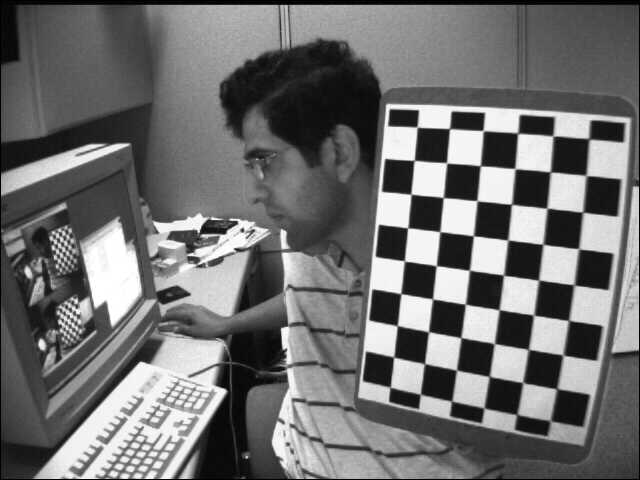
#> input picture Chapter 10/ch 10-02/calibration/left06.jpg, 640 x 480 px, found by its file name
$ jupyter execute notebook.ipynb
#> lines starting #> are read from the running program, lines starting #| are printed output that depends on the picture
[cell 1]
import cv2 as cv
import numpy as np
import matplotlib.pyplot as plt

img = cv.imread('left06.jpg', cv.IMREAD_GRAYSCALE)
#> img is the input picture: shape (480, 640); min 0, max 255, mean 111.6

camera = np.load('camera.npz')
#> (reads Chapter 10/ch 10-06/camera.npz from the repository)

mtx = camera['mtx']
dist = camera['dist']

ret, corners = cv.findChessboardCorners(img, (7,6), None)
#> ret = True; corners = 42 rows, first 8: [393.4, 357.4], [397.1, 325.6], [400.9, 293.6], [404.5, 261], [407.6, 227.9], [411.1, 194.4], [414.3, 160.3], [425.3, 364.2]

criteria = (cv.TERM_CRITERIA_EPS + cv.TERM_CRITERIA_MAX_ITER, 30, 0.001)
corners = cv.cornerSubPix(img, corners, (11,11), (-1,-1), criteria)
#> corners = 42 rows, first 8: [393.7, 357], [397.3, 325.6], [400.8, 293.6], [404.4, 261], [407.7, 227.8], [410.9, 194.2], [414.1, 160.4], [424.5, 363.6]

chess_points = np.zeros((6*7,3), np.float32)
chess_points[:,:2] = np.mgrid[0:7,0:6].T.reshape(-1,2)

ret, rvecs, tvecs = cv.solvePnP(chess_points, corners, mtx, dist)
#> rvecs = [-0.3, 0.392, -1.43]; tvecs = [1.6, 3.81, 16.12]

[cell 2]
axis_points = np.float32([[0,0,0], [0,3,0], [3,3,0], [3,0,0], [0,0,-3],[0,3,-3],[3,3,-3],[3,0,-3] ])

imgpoints, _ = cv.projectPoints(axis_points, rvecs, tvecs, mtx, dist)
#> imgpoints = [[393.7, 357], [489.3, 376.4], [503.7, 275.1], [404.3, 260.9], [353.1, 385.2], [466.5, 411.6], [484.3, 289.4], [364.6, 270.9]]

imgpoints = np.int32(imgpoints).reshape(-1,2)
#> imgpoints = [[393, 357], [489, 376], [503, 275], [404, 260], [353, 385], [466, 411], [484, 289], [364, 270]]

res = img.copy()
res = cv.cvtColor(res, cv.COLOR_GRAY2BGR)
res = cv.drawContours(res, [imgpoints[0:4]], -1, (0,255,0), -3)
res = cv.line(res, imgpoints[0], imgpoints[4], (255,0,0), 5)
res = cv.line(res, imgpoints[1], imgpoints[5], (255,0,0), 5)
res = cv.line(res, imgpoints[2], imgpoints[6], (255,0,0), 5)
res = cv.line(res, imgpoints[3], imgpoints[7], (255,0,0), 5)
res = cv.drawContours(res, [imgpoints[4:]], -1, (0,0,255), -3)
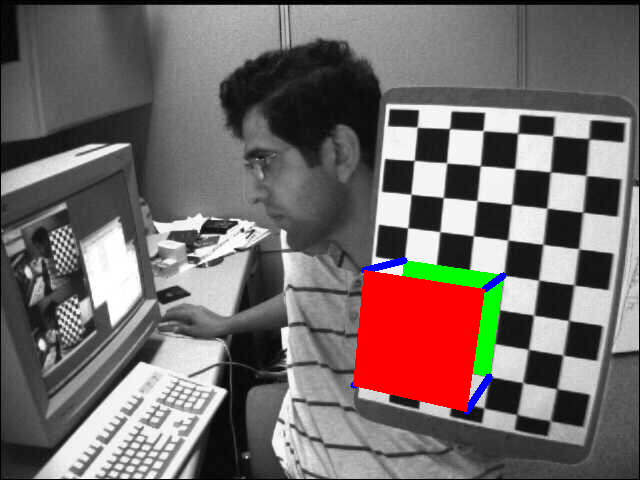
#> res: shape (480, 640, 3); mean B, G, R 104.8, 106.6, 116.1

plt.figure(figsize=(10,10))

plt.subplot(1,2,1), plt.imshow(img, cmap='gray')
plt.xticks([]), plt.yticks([])

plt.subplot(1,2,2), plt.imshow(res[:,:,::-1], cmap='gray')
plt.xticks([]), plt.yticks([])
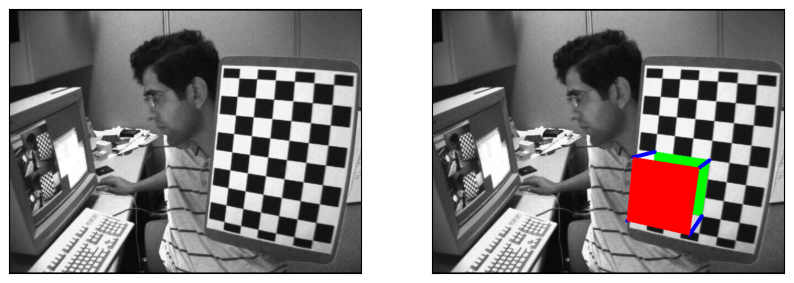
#> figure drawn by matplotlib, 2 panels
